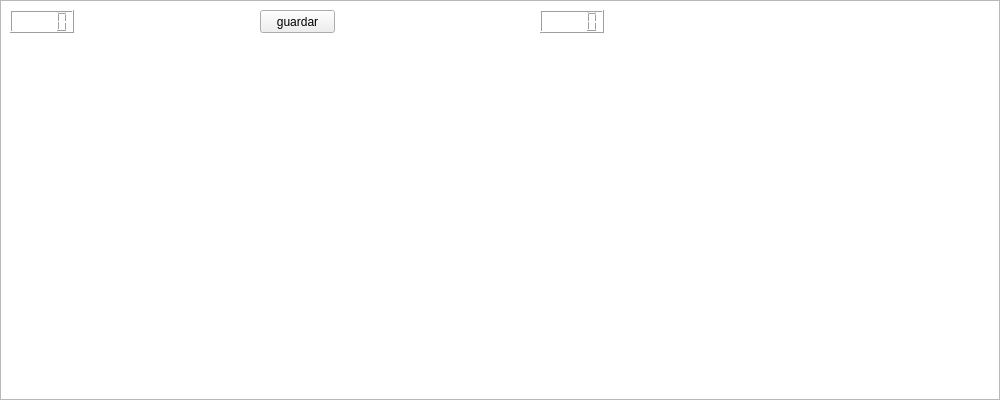
<?xml version="1.0" encoding="UTF-8"?>
<ui version="4.0">
 <class>game</class>
 <widget class="QWidget" name="game">
  <property name="enabled">
   <bool>true</bool>
  </property>
  <property name="geometry">
   <rect>
    <x>0</x>
    <y>0</y>
    <width>1000</width>
    <height>400</height>
   </rect>
  </property>
  <property name="windowTitle">
   <string>Form</string>
  </property>
  <widget class="QGraphicsView" name="view">
   <property name="geometry">
    <rect>
     <x>0</x>
     <y>0</y>
     <width>1000</width>
     <height>400</height>
    </rect>
   </property>
  </widget>
  <widget class="QLCDNumber" name="puntaje">
   <property name="geometry">
    <rect>
     <x>540</x>
     <y>10</y>
     <width>64</width>
     <height>23</height>
    </rect>
   </property>
  </widget>
  <widget class="QLCDNumber" name="puntaje2">
   <property name="geometry">
    <rect>
     <x>10</x>
     <y>10</y>
     <width>64</width>
     <height>23</height>
    </rect>
   </property>
  </widget>
  <widget class="QPushButton" name="guardado">
   <property name="geometry">
    <rect>
     <x>260</x>
     <y>10</y>
     <width>75</width>
     <height>23</height>
    </rect>
   </property>
   <property name="text">
    <string>guardar</string>
   </property>
  </widget>
 </widget>
 <resources/>
 <connections/>
</ui>
